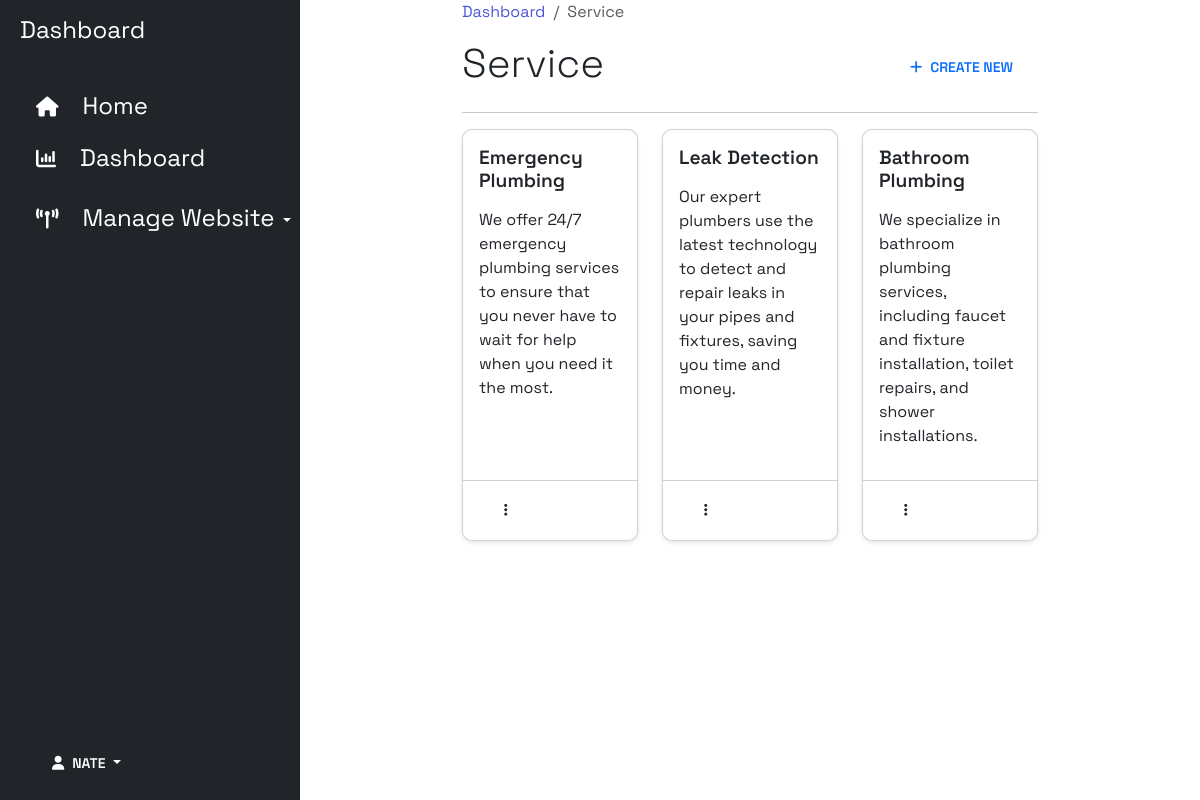
Page /service-list/ (signed in) on the committed database.
### base/models.py (models this page shows, shortened)
class Service(models.Model):
    title = models.CharField(max_length=100)
    content = RichTextUploadingField(blank=True, null=True)
    author = models.ForeignKey(User, on_delete= models.CASCADE)
    card_number = models.IntegerField(validators=[MaxValueValidator(3)], default=0)
    created_at = models.DateTimeField(auto_now_add= True)
    updated_at = models.DateTimeField(auto_now=True)
    slug = models.SlugField(unique=True)

### base/views.py (the view)
# urls.py: path('service-list/', ServiceList.as_view(), name='service-list'),
class ServiceList(LoginRequiredMixin, ListView):
    model = Service
    template_name = 'service/service-list.html'
    def get_context_data(self, **kwargs):
        context = super().get_context_data(**kwargs)
        context['aboutus'] = About.objects.first()
        context['services'] = Service.objects.all()
        context['contacts'] = Contact.objects.all()
        return context

### base/templates/service/service-list.html (shortened to what this page needs)
{% extends "base.html" %}
{% block content %}
<div class="container-fluid">
    <div class="row flex-nowrap">
        <div class="bg-dark col-auto col-md-4 col-lg-3 min-vh-100 d-flex flex-column justify-content-between">
            <div class="bg-dark p-2">
                <a href="{% url 'dashboard' %}" class="d-flex text-decoration-none align-items-center text-white mt-1">
                    <span class="fs-4 d-none d-sm-inline">Dashboard</span>
                    <ul class="nav nav-pills flex-column mt-4">
                        <li class="nav-item py-2 py-sm-0">
                            <a href="{% url 'Home' %}" class="nav-link text-white">
                                <i class="fs-5 fa fa-house"></i><span class="fs-4 d-none ms-4 d-sm-inline">Home</span>
                            </a>
                        </li>
                        <li class="nav-item py-2 py-sm-0">
                            <a href="{% url 'dashboard' %}" class="nav-link text-white">
                                <i class="fs-5 fa fa-chart-column"></i><span
                                    class="fs-4 d-none ms-4 d-sm-inline">Dashboard</span>
                            </a>
                        </li>
                        <li class="nav-item py-2 py-sm-0">
                            <div class="dropdown open">
                                <a class="border-0 text-white dropdown-toggle p-3" type="button" id="triggerId"
                                    data-bs-toggle="dropdown" aria-haspopup="true" aria-expanded="false">
                                    <i class="fs-5 fa fa-broadcast-tower"></i><span
                                        class="fs-4 d-none ms-4 d-sm-inline">Manage Website</span>
                                </a>
                            </div>
                        </li>
                    </ul>
                </a>
            </div>
            <div class="dropdown open p-3">
                <button class="btn border-0 dropdown-toggle text-white" type="button" id="triggerId"
                    data-bs-toggle="dropdown" aria-haspopup="true" aria-expanded="false">
                    <i class="fa fa-user"></i><span class="ms-2">{{request.user.username | title}}</span>
                </button>
            </div>
        </div>
        <div class="container-fluid w-50">
            <nav aria-label="breadcrumb">
                <ol class="breadcrumb">
                    <li class="breadcrumb-item"><a href="{% url 'dashboard' %}">Dashboard</a></li>
                    <li class="breadcrumb-item active" aria-current="page">Service</li>
                </ol>
            </nav>
            <section class="menu">
                <div class="d-flex justify-content-between">
                    <h1 class="fw-light">Service</h1>
                    <a class="btn text-primary rounded-5 pt-3" href="{% url 'create-service' %}"><i
                            class="fa-solid fa-plus me-2"></i>Create New</a>
                </div>
                <hr>
                <div class="row row-cols-1 row-cols-md-3 g-4">
                    {% for service in services %}
                    <div class="col">
                        <div class="card project-card h-100">
                            <div class="card-body">
                                <a class="text-decoration-none" href="{% url 'service-update' service.slug %}">
                                    <h5 class="card-title">{{service.title}}</h5>
                                </a>
                                <p class="card-text">{{service.content | safe}}</p>
                            </div>
                            <div class="card-footer bg-white">
                                <div class="d-flex justify-content-between align-items-center">
                                    <div class="text-muted">
                                        <div class="btn-group me-auto">
                                            <button class="btn rounded-5 bg-outline-secondary" type="button" id="triggerId"
                                                data-bs-toggle="dropdown" aria-haspopup="true" aria-expanded="false">
                                                <i class="fa-solid fa-ellipsis-vertical"></i>
                                            </button>
                                        </div>
                                    </div>
                                </div>
                            </div>
                        </div>
                    </div>
                    {% endfor %}
                </div>
            </section>
        </div>
    </div>
</div>
{% endblock content %}

### templates/base.html (shortened to what this page needs)
{% load static %}
<!DOCTYPE html>
<html lang="en">
<head>
    <link href="https://cdn.jsdelivr.net/npm/bootstrap@5.3.0-alpha1/dist/css/bootstrap.min.css" rel="stylesheet"
>
    <link rel="stylesheet" href="https://cdn.jsdelivr.net/npm/bootstrap-icons@1.10.4/font/bootstrap-icons.css">
    <link href="{% static 'fontawesomefree/css/fontawesome.css' %}" rel="stylesheet" type="text/css">
    <link href="{% static 'fontawesomefree/css/brands.css' %}" rel="stylesheet" type="text/css">
    <link href="{% static 'fontawesomefree/css/solid.css' %}" rel="stylesheet" type="text/css">
    <link href="https://cdn.jsdelivr.net/npm/remixicon@2.2.0/fonts/remixicon.css" rel="stylesheet">
    <link rel="stylesheet" href="{% static 'styles/main.css' %}">
    <link rel="stylesheet"
        href="https://owlcarousel2.github.io/OwlCarousel2/assets/owlcarousel/assets/owl.carousel.min.css">
    <link rel="stylesheet"
        href="https://owlcarousel2.github.io/OwlCarousel2/assets/owlcarousel/assets/owl.theme.default.min.css">
</head>
<body>
    <main>
        {% block content %}
        {% endblock content %}
    </main>
</body>
</html>

### static/styles/main.css (style rules this page uses)
:root { --c-dark: #212529; --c-brand: #4e57d4; --c-brand-light: #6970dd; --c-brand-rgb: 78, 87, 212; --c-body: #727272; --box-shadow: 0px 15px 25px rgba(0,0,0,0.08); --transition: all 0.5s ease; }
body { font-family: 'Space Grotesk', sans-serif; }
h1, h2, h3,h4, h5, h6, .h1, .h2, .h3, .h4, .h5, .h6 { font-weight: 600; color: var(--c-dark); }
a { text-decoration: none; color: var(--c-brand); transition: var(--transition); }
.btn { font-weight: 600; font-size: 14px; text-transform: uppercase; border-radius: 0; padding: 10px 24px; }

### base/templates/service/service-list.html (style rules this page uses)
.card { box-shadow: 0px 2px 4px rgba(0, 0, 0, 0.1); border-radius: 10px; overflow: hidden; background-color: #fff; }
.card-title { font-size: 1.2rem; font-weight: 600; margin-bottom: 0.5rem; color: #212529; }
.card-body { padding: 1rem; }

### rows in the picture
Service: title "Emergency Plumbing", content "We offer 24/7 emergency plumbing services to ensure that you never have to wait for help when you need it the most."
Service: title "Leak Detection", content "Our expert plumbers use the latest technology to detect and repair leaks in your pipes and fixtures, saving you time and money."
Service: title "Bathroom Plumbing", content "We specialize in bathroom plumbing services, including faucet and fixture installation, toilet repairs, and shower installations."

### other values in the picture
{{ request.user.username | title }} "NATE"
